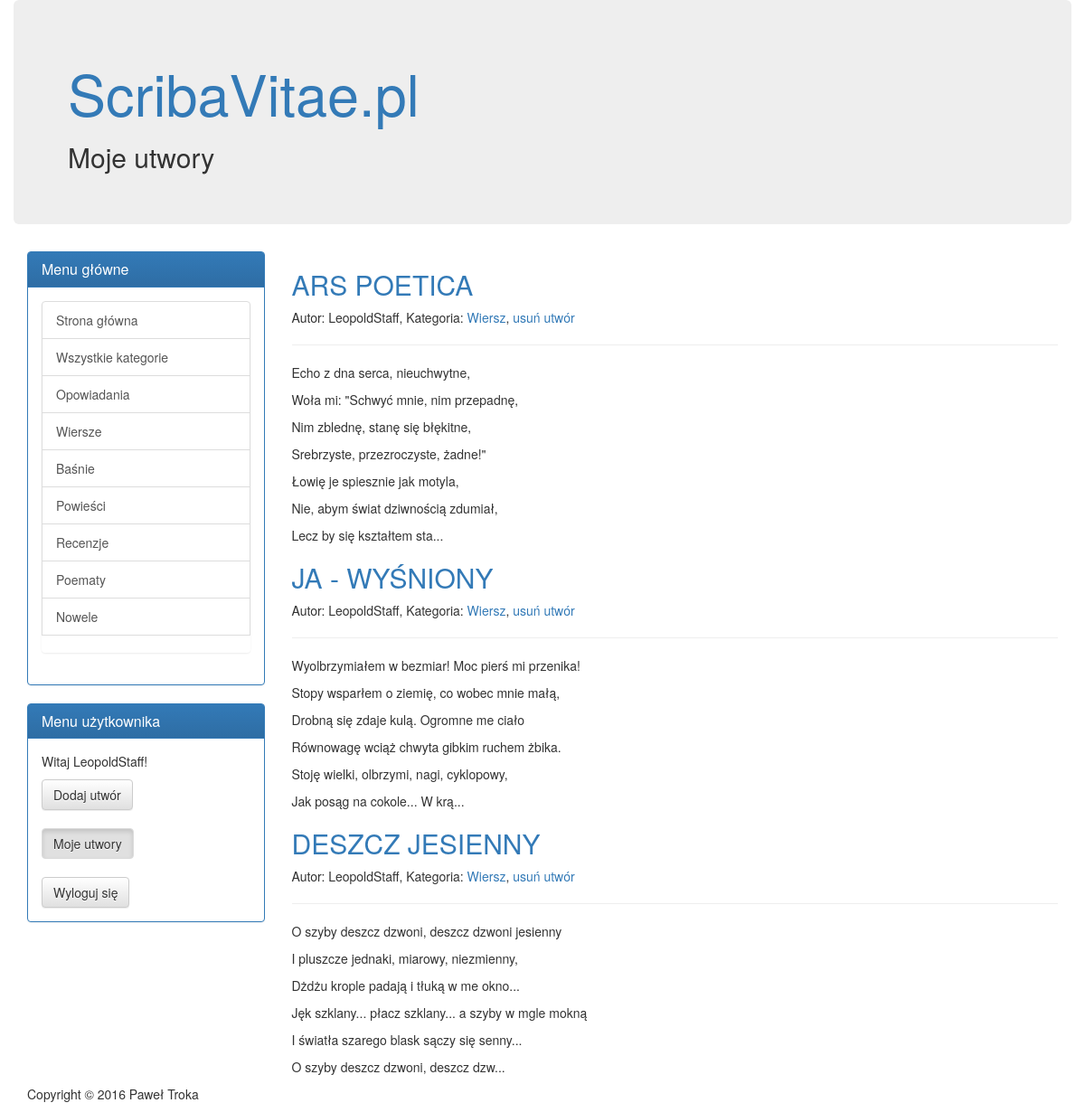
Screenshot of /mojeUtwory/ (signed in) with the database file from the repository.
### ScribaVitae/models.py (models this page shows, shortened)
class LiteraryWork(models.Model):
    category = models.ForeignKey(Category, on_delete=models.CASCADE )
    title = models.CharField(max_length=200)
    content = models.TextField(max_length=1000000)
    author = models.ForeignKey(settings.AUTH_USER_MODEL,on_delete=models.CASCADE)
    dateAdded = models.DateTimeField('date published')

class Category(models.Model):
    name = models.CharField(max_length=200)
    def __str__(self):
        return self.name

### ScribaVitae/views.py (the view)
# urls.py: url(r'^mojeUtwory/$', views.listMyLiteraryWorks, name='listMyLiteraryWorks'),
@require_GET
@login_required
def listMyLiteraryWorks(request):
    if request.user.is_authenticated():
        literaryWorks = LiteraryWork.objects.filter(author_id=request.user.id).order_by('-dateAdded')
        return render(request,'listMyLiteraryWorks.html',{'literaryWorks' : literaryWorks})
    return HttpResponseRedirect(request.META.get('HTTP_REFERER', '/'))

### templates/listMyLiteraryWorks.html (shortened to what this page needs)
{% extends "base.html" %}
{% block title2 %}Moje utwory{% endblock %}
{% block content %}
{% for literaryWork in literaryWorks.all %}
    <h2> <a href="{% url 'showLiteraryWork' literaryWork.id %}">{{ literaryWork.title }}</a></h2>
    <p>Autor: {{ literaryWork.author.username }}, Kategoria: <a href="{% url 'showCategory' literaryWork.category.id %}">{{ literaryWork.category }}</a>{% if user.id == literaryWork.author_id or user.is_staff %}, <a href="{% url 'removeLiteraryWork' literaryWork.id %}">usuń utwór</a>{% endif %}</p>
    <hr />
    <p>{{    literaryWork.content|linebreaks|slice:":300" }}...</p>
{% endfor %}
{% endblock %}

### templates/base.html (shortened to what this page needs)
<!DOCTYPE html>
<html>
<head>
{% load staticfiles %}
<link rel="stylesheet" type="text/css" href="{% static 'style.css' %}" />
<link rel="stylesheet" href="https://maxcdn.bootstrapcdn.com/bootstrap/3.3.6/css/bootstrap.min.css">
<link rel="stylesheet" href="https://maxcdn.bootstrapcdn.com/bootstrap/3.3.6/css/bootstrap-theme.min.css">
</head>
<body>
<div class="container">
    <div class="row">
     <div class="jumbotron">
    <h1><a href="{% url 'index' %}">ScribaVitae.pl</a></h1>
    <h2>{% block title2 %}{% endblock %}</h2>
    </div>
        <div class="col-md-3">
                <div class="panel panel-primary">
  <div class="panel-heading"><h3 class="panel-title">Menu główne</h3></div>
  <div class="panel-body">
              <div class="list-group">
      <a class="list-group-item{% if request.resolver_match.url_name == "index" %} active{% endif %}" href="{% url 'index' %}">Strona główna</a>
      <a class="list-group-item{% if request.resolver_match.url_name == "listCategories" %} active{% endif %}" href="{% url 'listCategories' %}">Wszystkie kategorie</a>
              {% url 'showCategory' 1 as the_url %}
<a class="list-group-item{% if request.get_full_path == the_url  %} active{% endif %}" href="{% url 'showCategory' 1  %}">Opowiadania</a>
              {% url 'showCategory' 2 as the_url %}
      <a class="list-group-item{% if request.get_full_path == the_url %} active{% endif %}" href="{% url 'showCategory' 2  %}">Wiersze</a>
              {% url 'showCategory' 3 as the_url %}
      <a class="list-group-item{% if request.get_full_path == the_url %} active{% endif %}" href="{% url 'showCategory' 3  %}">Baśnie</a>
              {% url 'showCategory' 4 as the_url %}
         <a class="list-group-item{% if request.get_full_path == the_url %} active{% endif %}" href="{% url 'showCategory' 4  %}">Powieści</a>
                            {% url 'showCategory' 5 as the_url %}
         <a class="list-group-item{% if request.get_full_path == the_url %} active{% endif %}" href="{% url 'showCategory' 5  %}">Recenzje</a>
              {% url 'showCategory' 6 as the_url %}
         <a class="list-group-item{% if request.get_full_path == the_url %} active{% endif %}" href="{% url 'showCategory' 6  %}">Poematy</a>
                            {% url 'showCategory' 7 as the_url %}
         <a class="list-group-item{% if request.get_full_path == the_url %} active{% endif %}" href="{% url 'showCategory' 7  %}">Nowele</a><br />
</div>
  </div>
</div>
        <div class="panel panel-primary">
  <div class="panel-heading"><h3 class="panel-title">Menu użytkownika</h3></div>
  <div class="panel-body">
{% if user.is_authenticated %}
          <p>Witaj {{ user.username }}!</p>
    <a class="btn btn-default btn-md{% if request.resolver_match.url_name == "addLiteraryWork" %} active{% endif %}" href="{% url 'addLiteraryWork' %}">Dodaj utwór</a><br /><br />
    <a class="btn btn-default btn-md{% if request.resolver_match.url_name == "listMyLiteraryWorks" %} active{% endif %}" href="{% url 'listMyLiteraryWorks' %}">Moje utwory</a><br /><br />
    <a class="btn btn-default btn-md" href="{% url 'logOut' %}">Wyloguj się</a>
      {% endif %}
  </div>
</div>
        </div>
        <div class="col-md-9">
        {% block content %}{% endblock %}
        </div>
    </div>
  <div>Copyright © 2016 Paweł Troka</div>
</div>
</body>
</html>

### rows the page displays
LiteraryWork: title "ARS POETICA", author.username "LeopoldStaff", category "Wiersz", shows "usuń utwór", content "Echo z dna serca, nieuchwytne, Woła mi: \"Schwyć mnie, nim przepadnę, Nim zblednę, stanę się błękitne, Srebrzyste, przezroczyste, żadne!\" Łowię je spiesznie jak motyla, Nie, abym świat dziwnością zdumiał, Lecz by się kształtem sta"
LiteraryWork: title "JA - WYŚNIONY", author.username "LeopoldStaff", category "Wiersz", shows "usuń utwór", content "Wyolbrzymiałem w bezmiar! Moc pierś mi przenika! Stopy wsparłem o ziemię, co wobec mnie małą, Drobną się zdaje kulą. Ogromne me ciało Równowagę wciąż chwyta gibkim ruchem żbika. Stoję wielki, olbrzymi, nagi, cyklopowy, Jak posąg na cokole... W krą"
LiteraryWork: title "DESZCZ JESIENNY", author.username "LeopoldStaff", category "Wiersz", shows "usuń utwór", content "O szyby deszcz dzwoni, deszcz dzwoni jesienny I pluszcze jednaki, miarowy, niezmienny, Dżdżu krople padają i tłuką w me okno... Jęk szklany... płacz szklany... a szyby w mgle mokną I światła szarego blask sączy się senny... O szyby deszcz dzwoni, deszcz dzw"

### other values shown
{{ user.username }} "LeopoldStaff"
